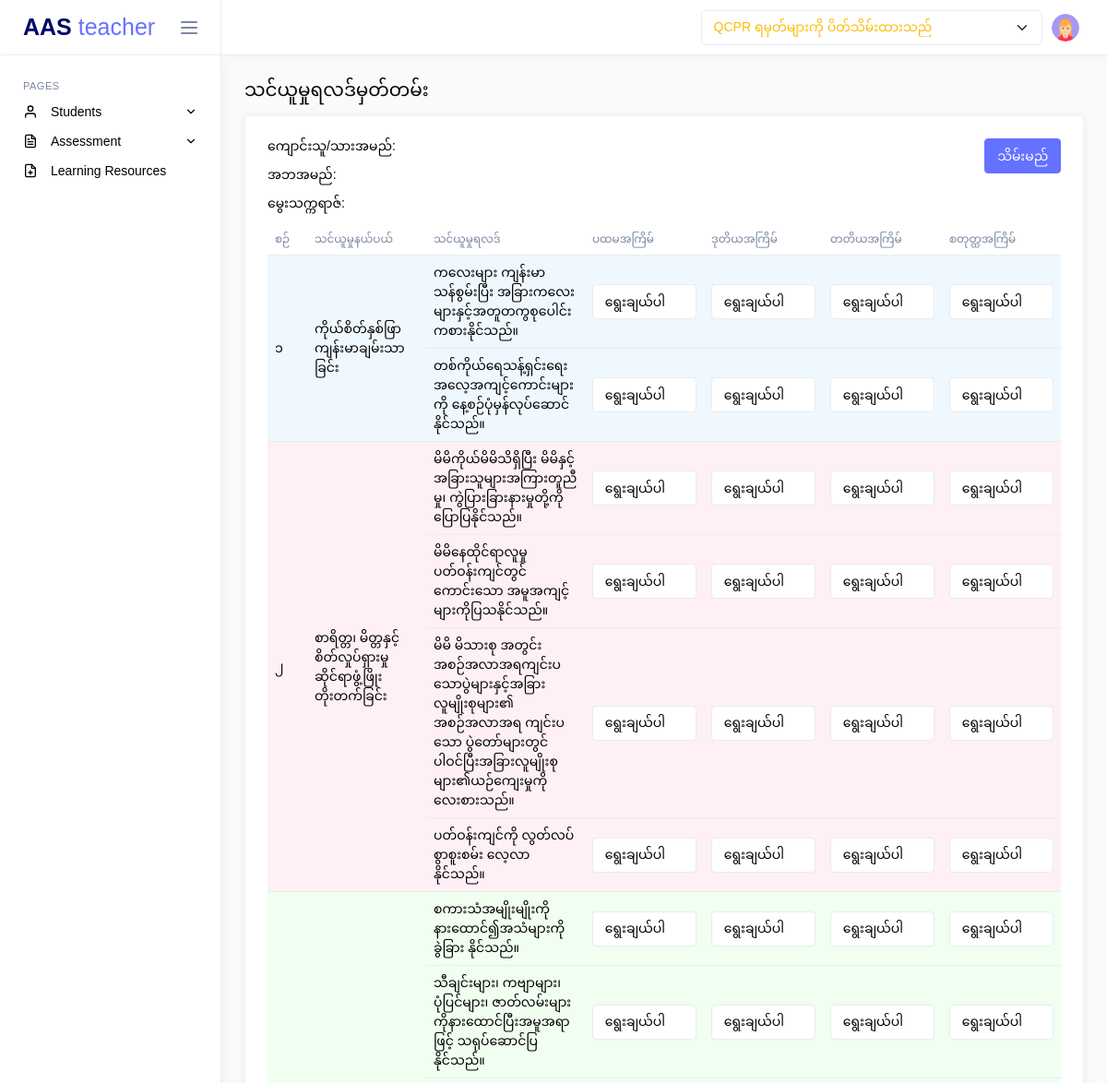
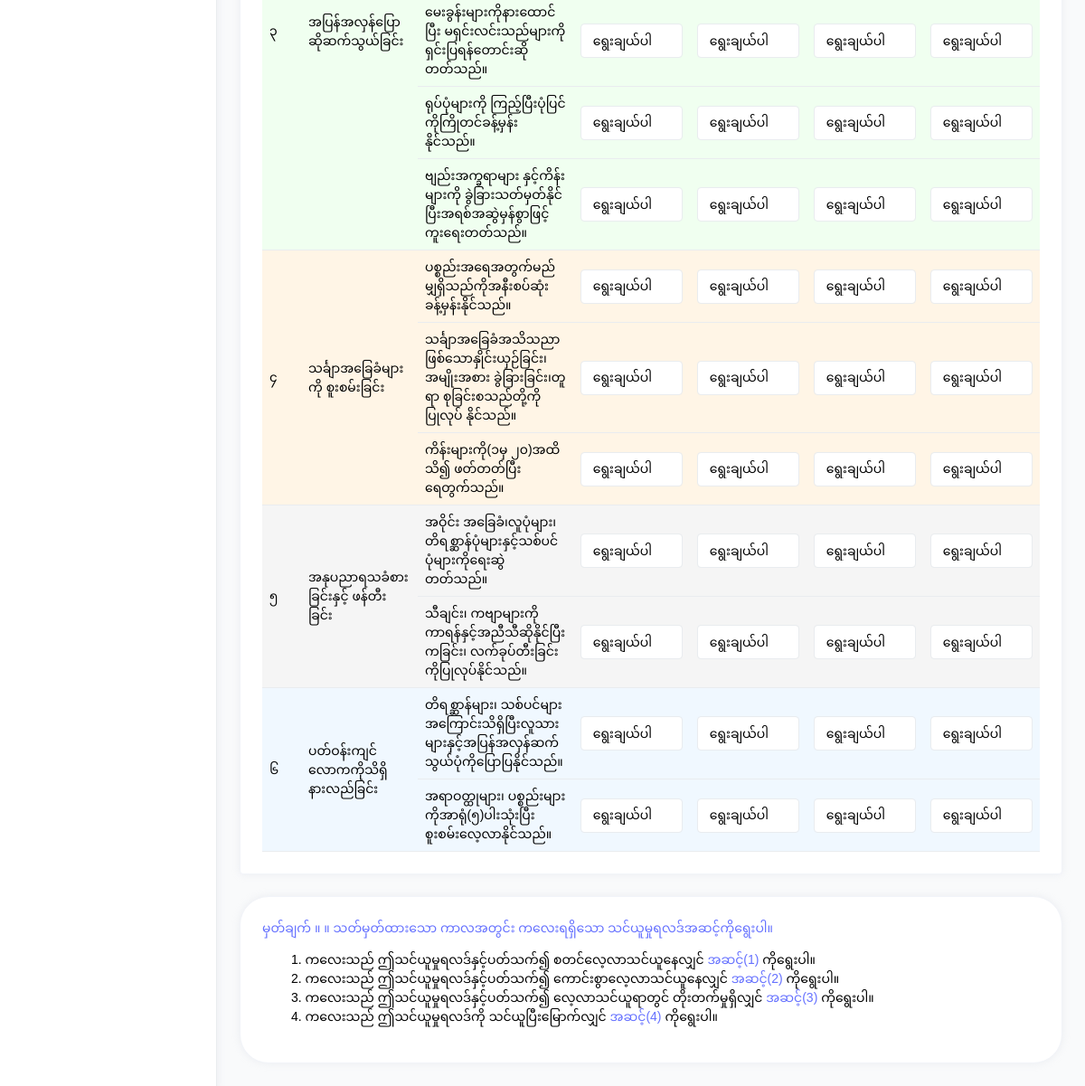
The page /teacher/kg-assessment.php (signed in) on the database its author committed (2 pictures, top to bottom).
### tables this page shows
CREATE TABLE `qcpr` (
  `id` int(11) NOT NULL,
  `class_id` int(11) NOT NULL,
  `teacher_id` int(11) NOT NULL,
  `status` int(11) NOT NULL DEFAULT 0,
  `created_at` datetime NOT NULL DEFAULT current_timestamp(),
  `updated_at` datetime NOT NULL DEFAULT current_timestamp()
);

CREATE TABLE `g0_subjects` (
  `id` int(11) NOT NULL,
  `subject_no` varchar(11) DEFAULT NULL,
  `subject_name` text DEFAULT NULL
);

CREATE TABLE `g0_subject_results` (
  `id` int(11) NOT NULL,
  `result_name` text DEFAULT NULL,
  `subject_id` int(11) NOT NULL
);

### app/controllers/QcprController.php (called while the page is built, shortened)
<?php
class QcprController
{
    private $qcprModel;
    public function __construct()
    {
        $database = new MySQL();
        $db = $database->connect();
        $this->qcprModel = new QcprModel($db);
    }
    public function getAnnouncementStatus()
    {
        return $this->qcprModel->getAnnouncementStatus($_SESSION['class_id']);
    }
}

### app/models/QcprModel.php (called while the page is built, shortened)
<?php
class QcprModel
{
    private $db;
    private $table = 'qcpr';
    public function __construct($db)
    {
        $this->db = $db;
    }
    public function getAnnouncementStatus($class_id)
    {
        try {
            $query = "SELECT status FROM $this->table WHERE class_id = :class_id";
            $stmt = $this->db->prepare($query);
            $stmt->bindParam(':class_id', $class_id);
            $stmt->execute();
            return $stmt->fetchColumn();
        } catch (PDOException $e) {
            return false;
        }
    }
}

### app/controllers/G0AssessmentController.php (called while the page is built, shortened)
<?php
class G0AssessmentController
{
    private $g0AssessmentModel;
    public function __construct()
    {
        $database = new MySQL();
        $db = $database->connect();
        $this->g0AssessmentModel = new G0AssessmentModel($db);
    }
    public function getAllG0Subjects()
    {
        return $this->g0AssessmentModel->getAllG0Subjects();
    }
    public function createG0Assessment($student_id)
    {
        $assessment = $this->g0AssessmentModel->getG0StudentAssessmentByStudentId($student_id);
        if (empty($assessment)) {
            $subjects = $this->g0AssessmentModel->getAllG0Subjects();
            foreach ($subjects as $subject) {
                $subjectResults = $this->g0AssessmentModel->getG0SubjectResultsBySubjectId($subject['id']);
                foreach ($subjectResults as $subjectResult) {
                    $assessmentData = [
                        'subject_id' => $subject['id'],
                        'subject_result_id' => $subjectResult['id'],
                        'teacher_id' => $_SESSION['teacher_id'],
                        'student_id' => $student_id,
                        'mark_1' => null,
                        'mark_2' => null,
                        'mark_3' => null,
                        'mark_4' => null
                    ];
                    $this->g0AssessmentModel->createG0StudentsAssessment($assessmentData);
                }
            }
        }
    }
    public function getG0SubjectResultsBySubjectId($subjectId)
    {
        return $this->g0AssessmentModel->getG0SubjectResultsBySubjectId($subjectId);
    }
}

### app/models/G0AssessmentModel.php (called while the page is built, shortened)
<?php
class G0AssessmentModel
{
    private $db;
    private $g0SubjectsTbl = 'g0_subjects';
    private $g0SubjectResultsTbl = 'g0_subject_results';
    public function __construct($db)
    {
        $this->db = $db;
    }
    public function getAllG0Subjects()
    {
        try {
            $query = "SELECT * FROM $this->g0SubjectsTbl";
            $stmt = $this->db->prepare($query);
            $stmt->execute();
            return $stmt->fetchAll(PDO::FETCH_ASSOC);
        } catch (PDOException $e) {
            return $e->getMessage();
        }
    }
    public function getG0SubjectResultsBySubjectId($subjectId)
    {
        try {
            $query = "SELECT * FROM $this->g0SubjectResultsTbl WHERE subject_id = :subjectId";
            $stmt = $this->db->prepare($query);
            $stmt->bindParam(':subjectId', $subjectId);
            $stmt->execute();
            return $stmt->fetchAll(PDO::FETCH_ASSOC);
        } catch (PDOException $e) {
            return $e->getMessage();
        }
    }
}

### public/teacher/kg-assessment.php (the view, shortened to what this page needs)
<?php
include('../components/header.php');
$id = $_GET["id"];
$studentController = new StudentController();
$g0AssessmentController = new G0AssessmentController();
$student = $studentController->getStudentById($id);
$g0AssessmentController->createG0Assessment($student->id);
$subjects = $g0AssessmentController->getAllG0Subjects();
?>
<head>
    <link rel="stylesheet" href="../../assets/css/demo1/custom/kg-table.css">
</head>
<body>
    <div class="main-wrapper">
        <?php
        include('../components/teacher_sidebar.php');
        include('../components/teacher_navbar.php');
        ?>
        <div class="page-content">
            <div>
                <h4 class="mb-3 mb-md-0">သင်ယူမှုရလဒ်မှတ်တမ်း</h4>
            </div>
            <div class="row">
                <div class="mt-3 col-lg grid-margin stretch-card">
                    <div class="card">
                        <div class="card-body">
                            <form id="assessmentForm" method="POST" action="">
                                <div class=" d-flex justify-content-between">
                                    <div class="">
                                        <h4 class="card-title">ကျောင်းသူ/သားအမည်: <span class="text-primary"><?= $student->name_mm ?></span></h4>
                                        <h4 class="card-title">အဘအမည်: <span class="text-primary"><?= $student->father_name ?></span></h4>
                                        <h4 class="card-title">မွေးသက္ကရာဇ်: <span class="text-primary"><?= $student->dob ?></span></h4>
                                    </div>
                                    <div class="">
                                        <input name="submit_btn" class="btn btn-primary" type="submit" value="သိမ်းမည်">
                                    </div>
                                </div>
                                <div class="table-responsive">
                                    <table id="studentsTable" class="table assessment-table">
                                        <thead>
                                            <tr>
                                                <th class="subject-no">စဉ်</th>
                                                <th class="subject-name">သင်ယူမှုနယ်ပယ်</th>
                                                <th class="result-name">သင်ယူမှုရလဒ်</th>
                                                <th class="mark">ပထမအကြိမ်</th>
                                                <th class="mark">ဒုတိယအကြိမ်</th>
                                                <th class="mark">တတိယအကြိမ်</th>
                                                <th class="mark">စတုတ္ထအကြိမ်</th>
                                            </tr>
                                        </thead>
                                        <tbody>
                                            <?php foreach ($subjects as $index => $subject): ?>
                                                <?php $subjectResults = $g0AssessmentController->getG0SubjectResultsBySubjectId($subject['id']); ?>
                                                <?php $bgClass = 'subject-bg-' . (($index % 5) + 1); ?>
                                                <tr class="<?= $bgClass ?>">
                                                    <td class="subject-no" rowspan="<?= count($subjectResults) ?>"><?= $subject['subject_no'] ?></td>
                                                    <td class="subject-name" rowspan="<?= count($subjectResults) ?>"><?= $subject['subject_name'] ?></td>
                                                    <?php $first_row = true; ?>
                                                    <?php foreach ($subjectResults as $subjectResult): ?>
                                                        <?php if (!$first_row): ?>
                                                </tr>
                                                <tr class="<?= $bgClass ?>">
                                                <?php endif; ?>
                                                <td class="result-name">
                                                    <?= $subjectResult['result_name'] ?>
                                                </td>
                                                <?php for ($i = 1; $i <= 4; $i++): ?>
                                                    <td class="mark">
                                                        <select name="mark_<?= $i ?>[<?= $subject['id'] ?>][<?= $subjectResult['id'] ?>]" class="form-control">
                                                            <option value="">ရွေးချယ်ပါ</option>
                                                        </select>
                                                    </td>
                                                <?php endfor; ?>
                                                <?php $first_row = false; ?>
                                            <?php endforeach; ?>
                                                </tr>
                                            <?php endforeach; ?>
                                        </tbody>
                                    </table>
                                </div>
                        </div>
                    </div>
                </div>
            </div>
            <div class="card rounded-5">
                <div class="card-body">
                    <div class="card-title">
                        <p class="fw-bold text-primary">မှတ်ချက် ။ ။ သတ်မှတ်ထားသော ကာလအတွင်း ကလေးရရှိသော သင်ယူမှုရလဒ်အဆင့်ကိုရွေးပါ။ </p>
                    </div>
                    <ul type='none'>
                        <li>1. ကလေးသည် ဤသင်ယူမှုရလဒ်နှင့်ပတ်သက်၍ စတင်လေ့လာသင်ယူနေလျှင် <span class="text-primary"> အဆင့်(1) </span>ကိုရွေးပါ။</li>
                        <li>2. ကလေးသည် ဤသင်ယူမှုရလဒ်နှင့်ပတ်သက်၍ ကောင်းစွာလေ့လာသင်ယူနေလျှင် <span class="text-primary"> အဆင့်(2) </span>ကိုရွေးပါ။</li>
                        <li>3. ကလေးသည် ဤသင်ယူမှုရလဒ်နှင့်ပတ်သက်၍ လေ့လာသင်ယူရာတွင် တိုးတက်မှုရှိလျှင် <span class="text-primary"> အဆင့်(3) </span>ကိုရွေးပါ။</li>
                        <li>4. ကလေးသည် ဤသင်ယူမှုရလဒ်ကို သင်ယူပြီးမြောက်လျှင် <span class="text-primary"> အဆင့်(4) </span>ကိုရွေးပါ။</li>
                    </ul>
                </div>
            </div>
        </div>
    </div>
    </div>
</body>

### public/components/teacher_navbar.php (shortened to what this page needs)
<?php
$announcement = new QcprController();
$status = $announcement->getAnnouncementStatus();
?>
<div class="page-wrapper">
    <nav class="navbar">
        <div class="navbar-content">
            <ul class="navbar-nav">
                <li class="nav-item">
                    <form action="" method="POST">
                        <select name="status" id="status" class="form-select <?= $status == 0 ? 'text-warning' : 'text-success' ?>" onchange="this.form.submit()">
                            <option value="0" <?= $status == 0 ? 'selected' : '' ?>> <?= $status == 0 ? 'QCPR ရမှတ်များကို ပိတ်သိမ်းထားသည်' : 'QCPR ရမှတ်များကို ပိတ်သိမ်းမည်' ?> </option>
                        </select>
                    </form>
                </li>
                <li class="nav-item dropdown">
                    <a class="nav-link dropdown-toggle" href="#" id="profileDropdown" role="button"
                        data-bs-toggle="dropdown" aria-haspopup="true" aria-expanded="false">
                        <img class="wd-30 ht-30 rounded-circle" src="../assets/images/faces/profile.png" alt="profile">
                    </a>
                </li>
            </ul>
        </div>
    </nav>

### public/assets/css/demo1/custom/kg-table.css (style rules this page uses)
.assessment-table { width: 100%; table-layout: fixed; }
.assessment-table th, .assessment-table td { padding: 8px; word-wrap: break-word; white-space: normal; vertical-align: middle; }
.assessment-table .subject-no { width: 5%; }
.assessment-table .subject-name { width: 15%; white-space: normal; }
.assessment-table .result-name { width: 20%; white-space: normal; }
.assessment-table .mark { width: 15%; }
.assessment-table select.form-control { width: 100%; }
.subject-bg-1 { background-color: #f0f8ff; }
.subject-bg-2 { background-color: #fff0f5; }
.subject-bg-3 { background-color: #f0fff0; }
.subject-bg-4 { background-color: #fff5e6; }
.subject-bg-5 { background-color: #f5f5f5; }

### rows shown on the page
qcpr: status "QCPR ရမှတ်များကို ပိတ်သိမ်းထားသည်"
g0_subjects: subject_no "၁", subject_name "ကိုယ်စိတ်နှစ်ဖြာကျန်းမာချမ်းသာခြင်း"
g0_subject_results: result_name "ကလေးများ ကျန်းမာသန်စွမ်းပြီး အခြားကလေးများနှင့်အတူတကွစုပေါင်းကစားနိုင်သည်။"
g0_subject_results: result_name "တစ်ကိုယ်ရေသန့်ရှင်းရေးအလေ့အကျင့်ကောင်းများကို နေ့စဉ်ပုံမှန်လုပ်ဆောင်နိုင်သည်။"
g0_subjects: subject_no "၂", subject_name "စာရိတ္တ၊ မိတ္တနှင့် စိတ်လှုပ်ရှားမှုဆိုင်ရာဖွံ့ဖြိုးတိုးတက်ခြင်း"
g0_subject_results: result_name "မိမိကိုယ်မိမိသိရှိပြီး မိမိနှင့်အခြားသူများအကြားတူညီမှု၊ ကွဲပြားခြားနားမှုတို့ကိုပြောပြနိုင်သည်။"
g0_subject_results: result_name "မိမိနေထိုင်ရာလူမှုပတ်ဝန်းကျင်တွင် ကောင်းသော အမူအကျင့်များကိုပြသနိုင်သည်။"
g0_subject_results: result_name "မိမိ မိသားစု အတွင်းအစဉ်အလာအရကျင်းပသောပွဲများနှင့်အခြားလူမျိုးစုများ၏ အစဉ်အလာအရ ကျင်းပသော ပွဲတော်များတွင် ပါဝင်ပြီးအခြားလူမျိုးစုများ၏ယဉ်ကျေးမှုကိုလေးစားသည်။"
g0_subject_results: result_name "ပတ်ဝန်းကျင်ကို လွတ်လပ်စွာစူးစမ်း လေ့လာနိုင်သည်။"
g0_subjects: subject_no "၃", subject_name "အပြန်အလှန်ပြော ဆိုဆက်သွယ်ခြင်း"
g0_subject_results: result_name "စကားသံအမျိုးမျိုးကို နားထောင်၍အသံများကိုခွဲခြား နိုင်သည်။"
g0_subject_results: result_name "သီချင်းများ၊ ကဗျာများ၊ ပုံပြင်များ၊ ဇာတ်လမ်းများကိုနားထောင်ပြီးအမူအရာဖြင့် သရုပ်ဆောင်ပြနိုင်သည်။"
g0_subject_results: result_name "မေးခွန်းများကိုနားထောင်ပြီး မရှင်းလင်းသည်များကိုရှင်းပြရန်တောင်းဆိုတတ်သည်။"
g0_subject_results: result_name "ရုပ်ပုံများကို ကြည့်ပြီးပုံပြင်ကိုကြိုတင်ခန့်မှန်းနိုင်သည်။"
g0_subject_results: result_name "ဗျည်းအက္ခရာများ နှင့်ကိန်းများကို ခွဲခြားသတ်မှတ်နိုင်ပြီးအရစ်အဆွဲမှန်စွာဖြင့်ကူးရေးတတ်သည်။"
g0_subjects: subject_no "၄", subject_name "သင်္ချာအခြေခံများကို စူးစမ်းခြင်း"
g0_subject_results: result_name "ပစ္စည်းအရေအတွက်မည်မျှရှိသည်ကိုအနီးစပ်ဆုံးခန့်မှန်းနိုင်သည်။"
g0_subject_results: result_name "သင်္ချာအခြေခံအသိသညာဖြစ်သောနှိုင်းယှဉ်ခြင်း၊အမျိုးအစား ခွဲခြားခြင်း၊တူရာ စုခြင်းစသည်တို့ကိုပြုလုပ် နိုင်သည်။"
g0_subject_results: result_name "ကိန်းများကို(၁မှ ၂၀)အထိသိ၍ ဖတ်တတ်ပြီး ရေတွက်သည်။"
g0_subjects: subject_no "၅", subject_name "အနုပညာရသခံစားခြင်းနှင့် ဖန်တီးခြင်း"
g0_subject_results: result_name "အဝိုင်း အခြေခံ၊လူပုံများ၊ တိရစ္ဆာန်ပုံများနှင့်သစ်ပင်ပုံများကိုရေးဆွဲတတ်သည်။"
g0_subject_results: result_name "သီချင်း၊ ကဗျာများကို ကာရန်နှင့်အညီသီဆိုနိုင်ပြီးကခြင်း၊ လက်ခုပ်တီးခြင်းကိုပြုလုပ်နိုင်သည်။"
g0_subjects: subject_no "၆", subject_name "ပတ်ဝန်းကျင်လောကကိုသိရှိနားလည်ခြင်း"
g0_subject_results: result_name "တိရစ္ဆာန်များ၊ သစ်ပင်များအကြောင်းသိရှိပြီးလူသားများနှင့်အပြန်အလှန်ဆက်သွယ်ပုံကိုပြောပြနိုင်သည်။"
g0_subject_results: result_name "အရာဝတ္ထုများ၊ ပစ္စည်းများကိုအာရုံ(၅)ပါးသုံးပြီးစူးစမ်းလေ့လာနိုင်သည်။"
